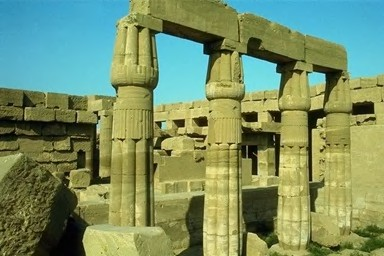
#> input picture test_color.JPG, 384 x 256 px, found by its file name
$ python ImageProcessing.py
#> lines starting #> are read from the running program, lines starting #| are printed output that depends on the picture
import matplotlib.pyplot as plt
import numpy as np
from scipy import signal
import math
from cv2 import cv2

def mat2gray(A):
    A = np.double(A)
    out = np.zeros(A.shape, np.double)
    normalized = cv2.normalize(A, out, 1.0, 0.0, cv2.NORM_MINMAX)
    return normalized
def rgb2gray(rgb):
    return np.dot(rgb[..., :3], [0.299, 0.587, 0.144])
A = plt.imread('test_color.jpg')
#> A is the input picture: shape (256, 384, 3); mean R, G, B 122.6, 144.7, 102.4
A_gray = rgb2gray(A)
#> in rgb2gray, `return np.dot(rgb[..., :3], [0.299, 0.587, 0.144])`:
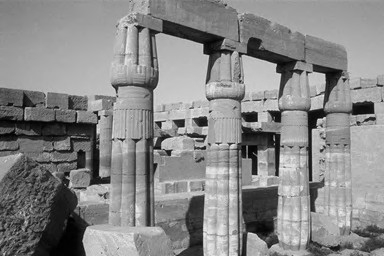
#> returned value: shape (256, 384) float64; min 0, max 245.4, mean 136.3
nc, nr = A_gray.shape
#> nc = 256; nr = 384
Sx = np.array([[-1, 0, 1], [-2, 0, 2], [-1, 0, 1]]) # Sobel operator
Sy = np.array([[-1, -2, -1], [0, 0, 0], [1, 2, 1]]) # Sobel operator
Ax = signal.correlate2d(A_gray, Sx, mode='same')
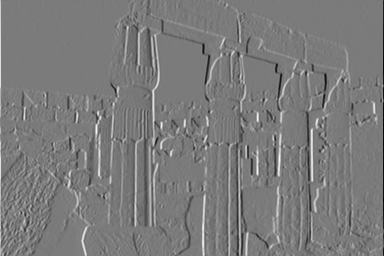
#> Ax: shape (256, 384) float64; min -781.7, max 836.1, mean 0.5; drawn with min black and max white
Ay = signal.correlate2d(A_gray, Sy, mode='same')
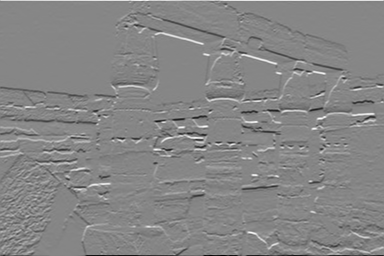
#> Ay: shape (256, 384) float64; min -902, max 813.5, mean -0.5; drawn with min black and max white
plt.figure(num="Image")
a = plt.subplot(2,2,1); plt.imshow(A); plt.axis('off'); a.title.set_text("Original")
b = plt.subplot(2,2,2); plt.imshow(A_gray, cmap='gray'); plt.axis('off'); b.title.set_text("Gray")
c = plt.subplot(2,2,3); plt.imshow(np.uint8(mat2gray(Ax)*255), cmap='gray');plt.axis('off')
c.title.set_text("Result of horizontal gradient")
d = plt.subplot(2,2,4); plt.imshow(np.uint8(mat2gray(Ay)*255), cmap='gray')
d.title.set_text("Result of vertical gradient")
plt.axis('off')
plt.show()
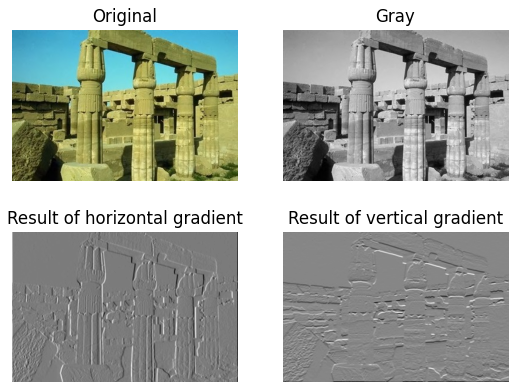
#> figure drawn by matplotlib, 4 panels
print(str(A.shape )+ " size of original image\n"+str(A_gray.shape)+" size of the gray image")
#| (256, 384, 3) size of original image
#| (256, 384) size of the gray image
